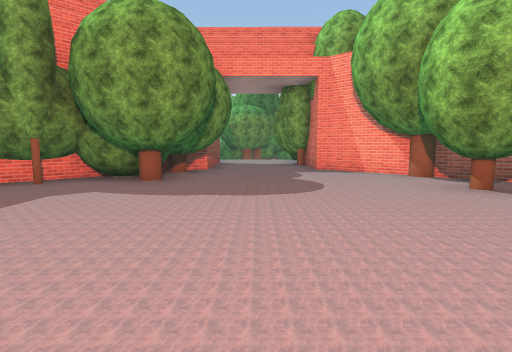
[1] (above)

24 first-person views from a walk through a scene from a Unity 3-D project. The camera is 1.4 m above the floor, tilts 6° down and sees 80° across. The floor is counted in squares, 2 m on a side. Each view is taken from the middle of a square. On the plan, view 1 faces up. The plan holds only what a view shows up to about 10 squares ahead; the rest is blank. The place goes on beyond the plan. Some trees and plants on the terrain are drawn as simple stand-ins. The player character is not drawn. Some surface patterns are stand-ins.

[2]
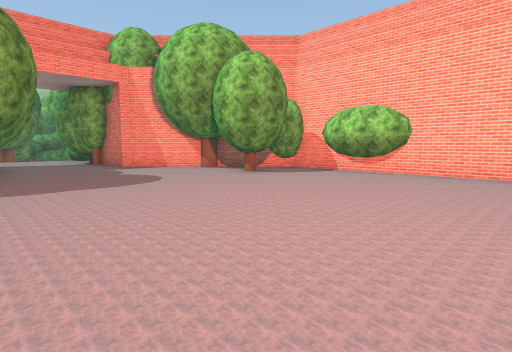

[3]
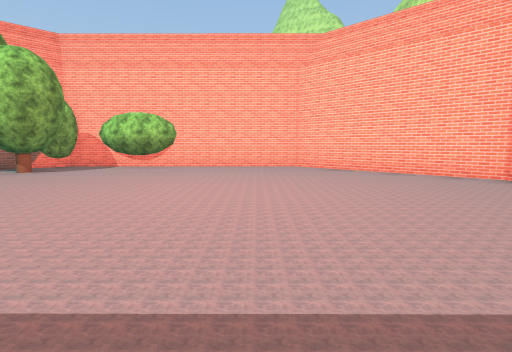

[4]
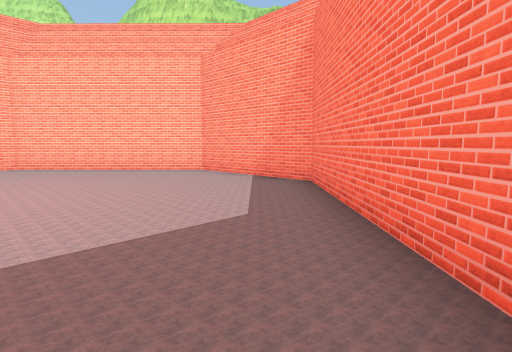

[5]
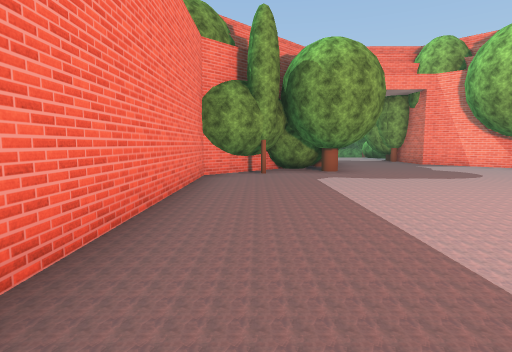

[6]
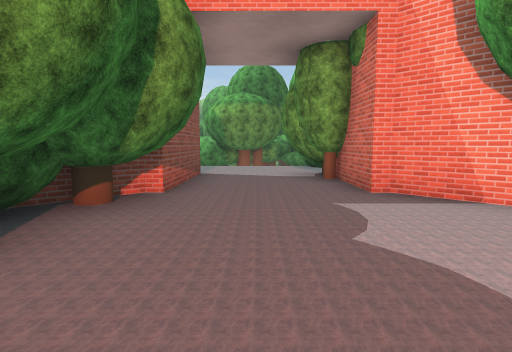

[7]
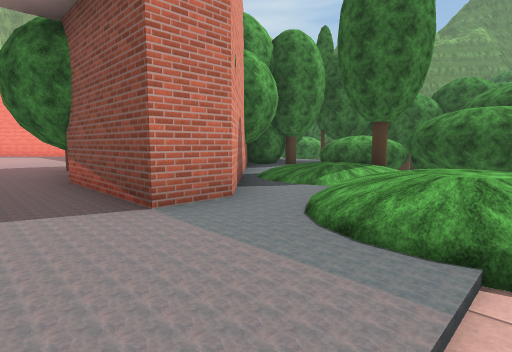

[8]
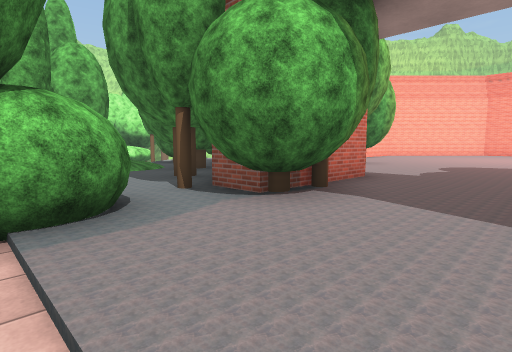

[9]
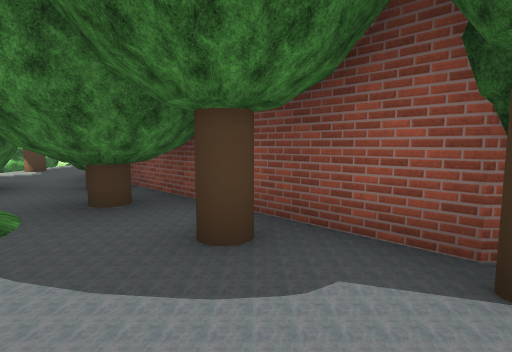

[10]
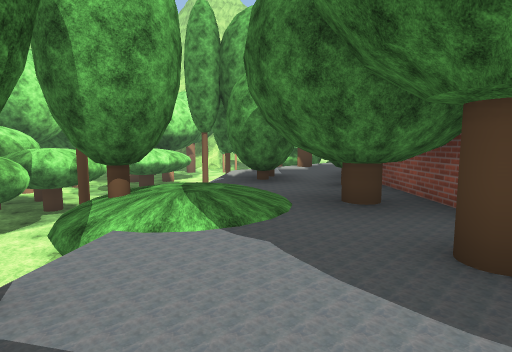

[11]
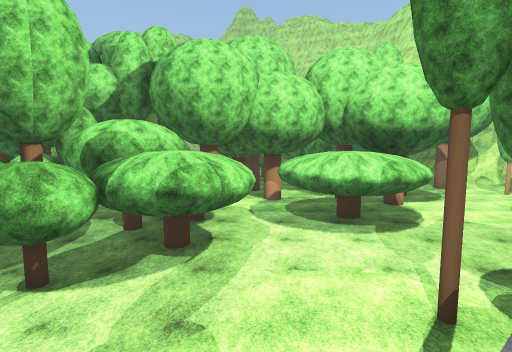

[12]
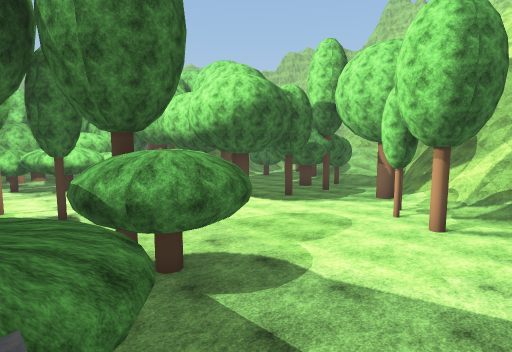

[13]
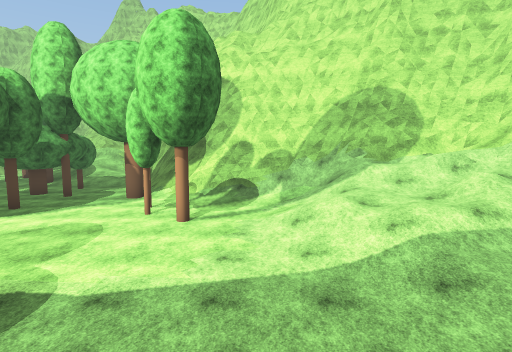

[14]
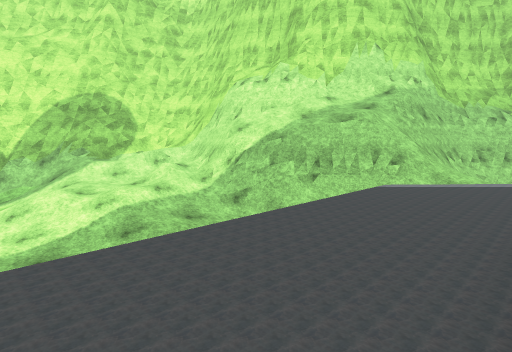

[15]
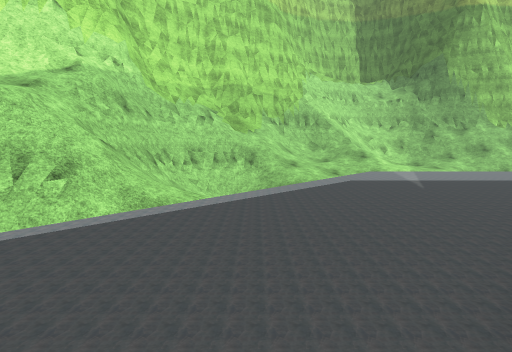

[16]
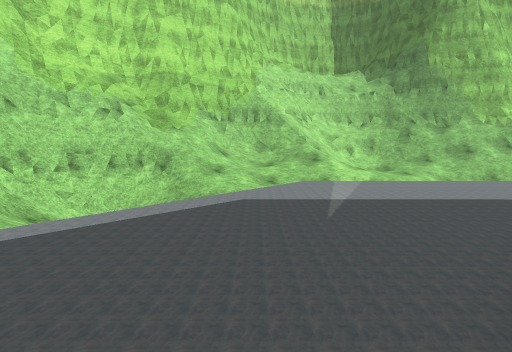

[17]
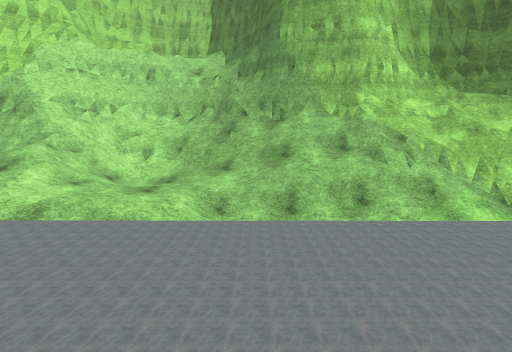

[18]
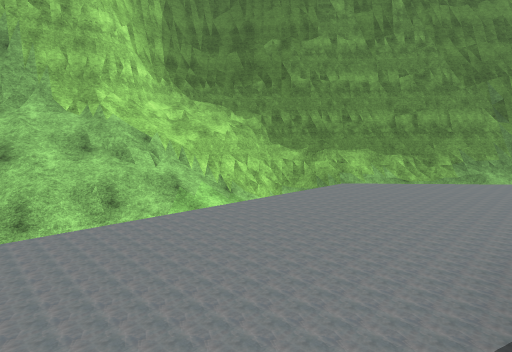

[19]
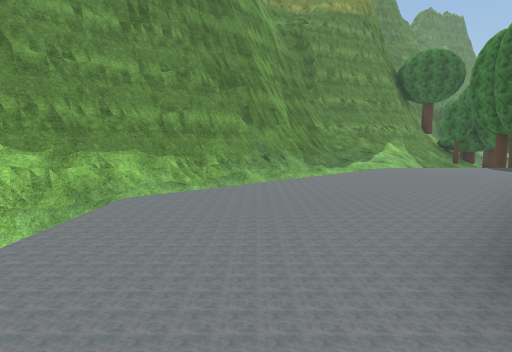

[20]
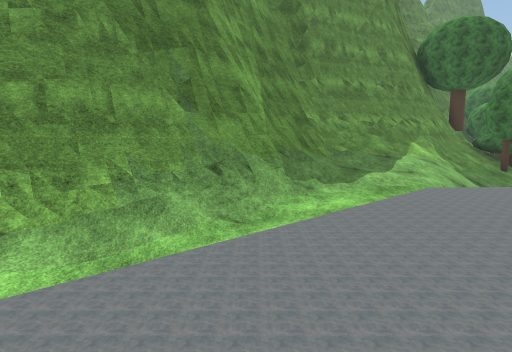

[21]
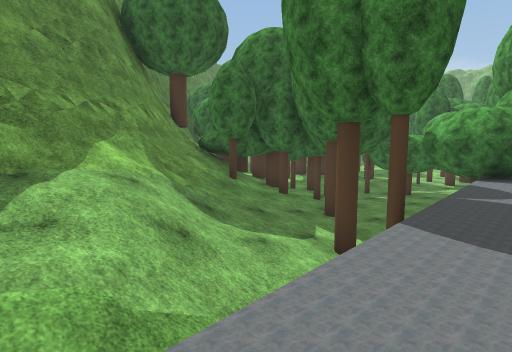

[22]
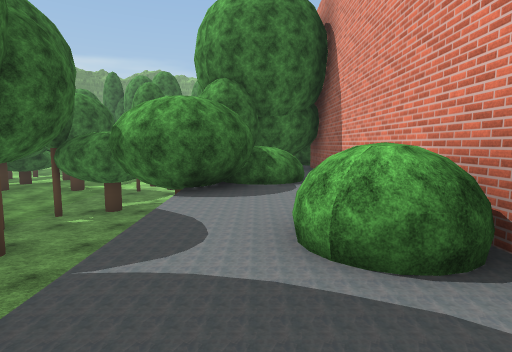

[23]
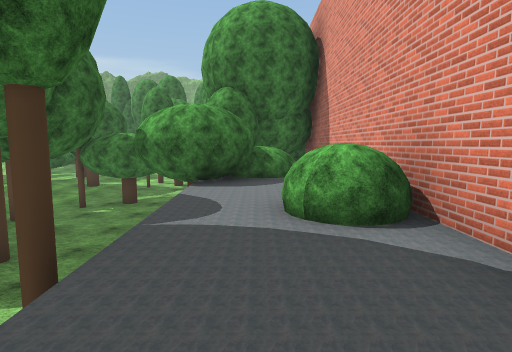

[24]
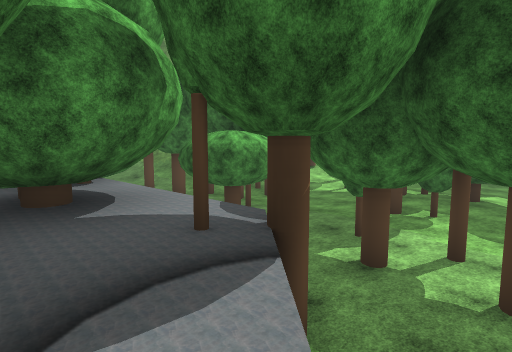

### Floor plan
Key: @ floor where view 1 was taken; # wall or solid block; . main floor; - floor 1.25 m lower than the main floor; _ floor 1.75 m lower than the main floor; < floor 2 m lower than the main floor; / step, stairs or slope; = window, fence, low wall or low ledge; v drop or lower ground; T tree; O other object.
Columns run from 15 left of view 1 to 22 right of it. Each row starts with its distance up from view 1.
 14             TT///TT        <OTT TOT
 13             TT...TT..T    TT<__  T
 12            .T.....T...T T<<T<T_/
 11   T   O    ..#...T#T..   <<<TO_<T
 10   <T< T/   .#O...T##.../ <<<_<<<<TT
  9 _<T<<</. ..###...## TO..#<<<<<<<T<
  8 T_TT<TT.T.## T....####.OO T<<<T<<<
  7 T__< ....TT T......T#  ..T<T<<<<T<<<
  6 __<< .T.#TT#.T......#  ../ <<<<<T<<T
  5 <<TT .T.###T.......T.T ..T <<<<<<T<T
  4 <TT< .T.###..........#  ./ T<<<<<<<<
  3 OT<<<  .###..........TT  / T<<<<<<<T
  2 /T<<</..###..........TT  TT<<<<<TT</=#
  1 T/T<<T..###..........#   TT<<<<T<</###
  0 T/T<<...###....@.....#   T <<<<<<</##
 -1 T///<..T##...........# ../ <<<</<_/#
 -2 ////TT..# ...........# ../ <<//////#
 -3 #/////..  #.........## ../ ////////#
 -4 #////v..  ##.......##  ..   //////##
 -5 #/////...  ##.....##  ...v  //////##
 -6 ##/// ....  #######  ....  /###/=/#
 -7 ##=////....         .....//######=#
 -8  ##/////....       .....//##    ###
 -9   ###///........  .....///#
-10     ##//-............./ //#
-11      ##///...........   /##
-12      ###/ <<<<<<<////////#
-13       ##=/       ///////##
-14        ##==//////////////#
-15         ####=/////////####
-16            #=//////=####
-17            #######=###
-18                 #####

Positions as (right, up) in squares from view 1, and headings:
1: (0, 0), facing up
2: (-2, -1), facing up-right
3: (-4, -1), facing right
4: (-5, -1), facing down-right
5: (-4, -2), facing up
6: (0, 4), facing up
7: (0, 14), facing down-left
8: (-1, 14), facing down-right
9: (4, 13), facing down
10: (4, 13), facing down-right
11: (8, 10), facing right
12: (10, -1), facing up-right
13: (10, -1), facing right
14: (8, -1), facing down-right
15: (8, -4), facing down
16: (6, -6), facing down
17: (0, -9), facing down
18: (0, -9), facing down-left
19: (-1, -10), facing left
20: (-5, -9), facing left
21: (-9, -6), facing up-left
22: (-9, -3), facing up
23: (-9, -4), facing up
24: (-8, 10), facing down-left
